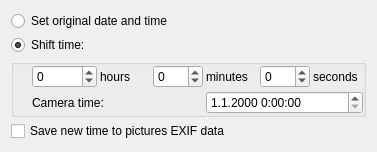
<?xml version="1.0" encoding="UTF-8"?>
<ui version="4.0">
 <class>ChangeDateTime</class>
 <widget class="QWidget" name="ChangeDateTime">
  <property name="geometry">
   <rect>
    <x>0</x>
    <y>0</y>
    <width>377</width>
    <height>150</height>
   </rect>
  </property>
  <property name="windowTitle">
   <string>Form</string>
  </property>
  <layout class="QGridLayout" name="gridLayout_2">
   <property name="spacing">
    <number>4</number>
   </property>
   <item row="0" column="0" colspan="2">
    <widget class="QRadioButton" name="radioButtonOrigTime">
     <property name="text">
      <string>Set original date and time</string>
     </property>
    </widget>
   </item>
   <item row="1" column="0" colspan="2">
    <widget class="QRadioButton" name="radioButtonNewTime">
     <property name="text">
      <string>Shift time:</string>
     </property>
     <property name="checked">
      <bool>true</bool>
     </property>
    </widget>
   </item>
   <item row="2" column="0" colspan="2">
    <widget class="QGroupBox" name="groupBox">
     <property name="title">
      <string/>
     </property>
     <layout class="QGridLayout" name="gridLayout">
      <property name="leftMargin">
       <number>18</number>
      </property>
      <property name="topMargin">
       <number>0</number>
      </property>
      <property name="rightMargin">
       <number>0</number>
      </property>
      <property name="bottomMargin">
       <number>0</number>
      </property>
      <property name="spacing">
       <number>3</number>
      </property>
      <item row="0" column="4">
       <widget class="QSpinBox" name="secondSpinBox">
        <property name="minimum">
         <number>-99</number>
        </property>
        <property name="maximum">
         <number>99</number>
        </property>
       </widget>
      </item>
      <item row="0" column="1">
       <widget class="QLabel" name="label">
        <property name="text">
         <string>hours</string>
        </property>
       </widget>
      </item>
      <item row="1" column="3" colspan="3">
       <widget class="DateTimeEdit" name="dateTimeEdit">
        <property name="displayFormat">
         <string>d.M.yyyy H:mm:ss</string>
        </property>
       </widget>
      </item>
      <item row="0" column="3">
       <widget class="QLabel" name="label_4">
        <property name="text">
         <string>minutes</string>
        </property>
       </widget>
      </item>
      <item row="0" column="0">
       <widget class="QSpinBox" name="hourSpinBox">
        <property name="autoFillBackground">
         <bool>false</bool>
        </property>
        <property name="minimum">
         <number>-99999</number>
        </property>
        <property name="maximum">
         <number>99999</number>
        </property>
       </widget>
      </item>
      <item row="1" column="0" colspan="2">
       <widget class="QLabel" name="label_9">
        <property name="text">
         <string>Camera time:</string>
        </property>
       </widget>
      </item>
      <item row="0" column="2">
       <widget class="QSpinBox" name="minuteSpinBox">
        <property name="minimum">
         <number>-99</number>
        </property>
        <property name="maximum">
         <number>99</number>
        </property>
       </widget>
      </item>
      <item row="0" column="5">
       <widget class="QLabel" name="label_6">
        <property name="text">
         <string>seconds</string>
        </property>
       </widget>
      </item>
     </layout>
    </widget>
   </item>
   <item row="3" column="0" colspan="2">
    <widget class="QCheckBox" name="checkBox_isSaveTime">
     <property name="text">
      <string>Save new time to pictures EXIF data</string>
     </property>
     <property name="checked">
      <bool>false</bool>
     </property>
    </widget>
   </item>
  </layout>
 </widget>
 <customwidgets>
  <customwidget>
   <class>DateTimeEdit</class>
   <extends>QDateTimeEdit</extends>
   <header>datetimeedit.h</header>
  </customwidget>
 </customwidgets>
 <resources/>
 <connections/>
</ui>
